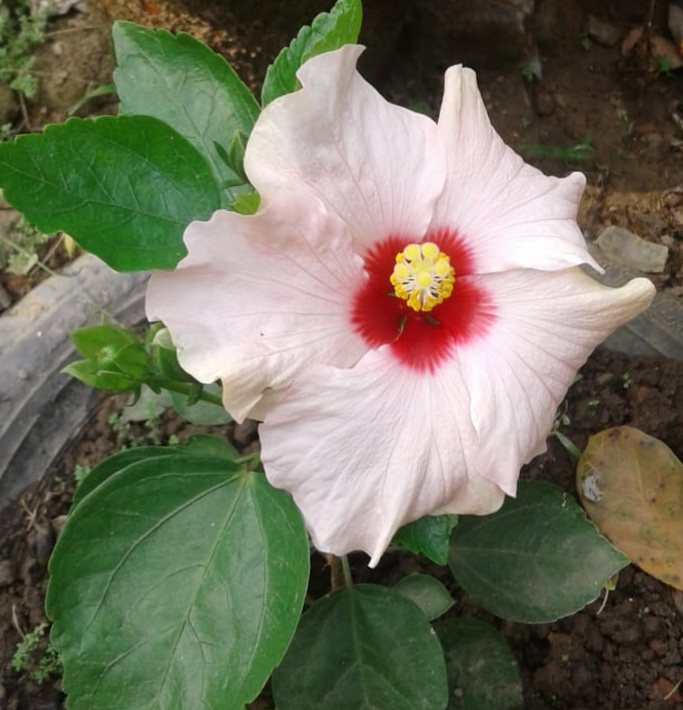
#> input picture ImageEditor_python/sample.jpg, 683 x 710 px, given in place of sample.jpg.jpg, which was not available
$ python image_quadrant_designer.py
#> lines starting #> are read from the running program, lines starting #| are printed output that depends on the picture; pictures that were not available may be replaced by others from this repository, and a replacement may not be noted
"""
This Python Code is completely designed for educational purposes.
This Python Code is used to change the image pixels quadrant wise.

I have used the .jpg format of the image in this program


"""


# These are python libraries...
import cv2
import numpy as np

# This function is to get the image name
def get_image():
    image=input("Enter Image Name : ")
#> the answer given: ImageEditor_python/sample.jpg
    return image

# This function is to change the image dimensions into n x n or n x m dimensions where n and m are even
def image_resize():
    name=f"{get_image()}"
    img=cv2.imread(f"{name}.jpg")
#> img is the input picture: shape (710, 683, 3); mean B, G, R 95.1, 115.3, 114.9
    d=cv2.resize(img,(256,256))
    cv2.imwrite("image_resized.jpg",d)

# This function is to divide into 4 equal parts
def image_divider():
    img=cv2.imread(f"image_resized.jpg")
#> img: shape (256, 256, 3)
    h,w,channels=img.shape
#> h = 256; w = 256; channels = 3
    half=h//2
#> half = 128
    half1=w//2
#> half1 = 128
    up=img[:half,:]
    down=img[half:,:]
    left_up=up[:,:half1]
    left_down=down[:,:half1]
    right_up=up[:,half1:]
    right_down=down[:,half1:]
    cv2.imwrite(f"right_up.jpg",right_up)
    cv2.imwrite(f"right_down.jpg",right_down)
    cv2.imwrite(f"left_up.jpg",left_up)
    cv2.imwrite(f"left_down.jpg",left_down)


# This function ist to change the image changer
def image_changer():
    right_up_image=cv2.imread("right_up.jpg")
    right_down_image=cv2.imread("right_down.jpg")
    left_down_image=cv2.imread("left_down.jpg")
    red=right_up_image[:,:,2]
    red_replacer=np.zeros(right_up_image.shape)
    red_replacer[:,:,2]=red
    green=right_down_image[:,:,1]
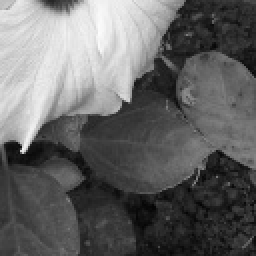
#> green: shape (128, 128) (shown 2 times larger); min 3, max 252, mean 101.4
    green_replacer=np.zeros(right_down_image.shape)
    green_replacer[:,:,1]=green
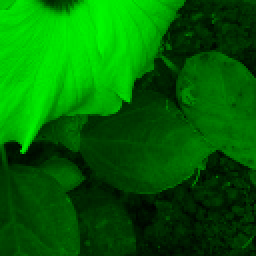
#> green_replacer: shape (128, 128, 3) float64 (shown 2 times larger); mean of channels 0, 1, 2 0, 101.4, 0; drawn as B, G, R
    blue=left_down_image[:,:,0]
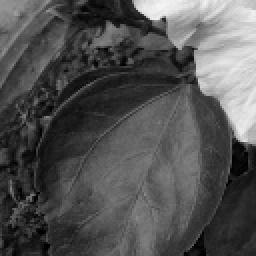
#> blue: shape (128, 128) (shown 2 times larger); min 0, max 244, mean 82.5
    blue_replacer=np.zeros(left_down_image.shape)
    blue_replacer[:,:,0]=blue
    cv2.imwrite("red_image.jpg",red_replacer)
    cv2.imwrite("green_image.jpg",green_replacer)
    cv2.imwrite("blue_image.jpg",blue_replacer)

# This function is to join the image parts

def image_joiner():
    right_up=cv2.imread("red_image.jpg")
    right_down=cv2.imread("green_image.jpg")
    left_up=cv2.imread("left_up.jpg")
    left_down=cv2.imread("blue_image.jpg")
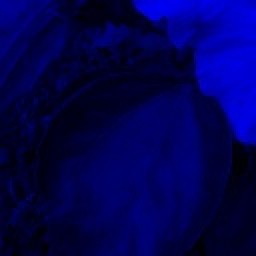
#> left_down: shape (128, 128, 3) (shown 2 times larger); mean B, G, R 82, 0.5, 0.5
    horizontal_join1=cv2.hconcat([left_up,right_up])
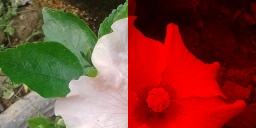
#> horizontal_join1: shape (128, 256, 3); mean B, G, R 52.2, 67.7, 130.6
    horizontal_join2=cv2.hconcat([left_down,right_down])
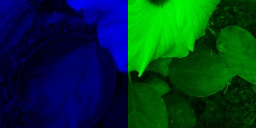
#> horizontal_join2: shape (128, 256, 3); mean B, G, R 42, 51, 1.2
    vertical_join=cv2.vconcat([horizontal_join1,horizontal_join2])
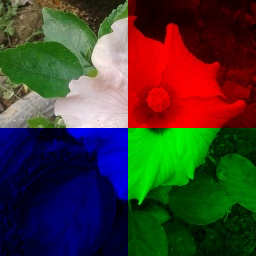
#> vertical_join: shape (256, 256, 3); mean B, G, R 47.1, 59.3, 65.9
    cv2.imwrite("final_image.jpg",vertical_join)


# This Function is the combination of the two functions image_divider and image_chnager
# So we can write only this function in replacement of the two functions image_divider and image_chnager
def image_divider_changer():
    img=cv2.imread(f"image_resized.jpg")
    h,w,channels=img.shape
    half=h//2
    half1=w//2
    up=img[:half,:]
    down=img[half:,:]
    left_up=up[:,:half1]
    left_down=down[:,:half1]
    right_up=up[:,half1:]
    right_down=down[:,half1:]
    red=right_up[:,:,2]
    red_replacer=np.zeros(right_up.shape)
    red_replacer[:,:,2]=red
    green=right_down[:,:,1]
    green_replacer=np.zeros(right_down.shape)
    green_replacer[:,:,1]=green
    blue=left_down[:,:,0]
    blue_replacer=np.zeros(left_down.shape)
    blue_replacer[:,:,0]=blue
    cv2.imwrite(f"right_up1.jpg",red_replacer)
    cv2.imwrite(f"right_down1.jpg",green_replacer)
    cv2.imwrite(f"left_up1.jpg",left_up)
    cv2.imwrite(f"left_down1.jpg",blue_replacer)


image_resize()

image_divider()
image_changer()
# image_divider_changer() # This function will be called if we use the function...
image_joiner()
